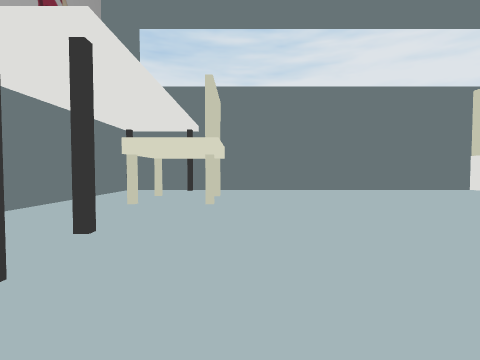
view 1 (above)

16 first-person views from a walk through a scene from a Unity 3-D project. The camera is 1.2 m above the floor, tilts 2° down and sees 85° across. The floor is counted in squares, 2 m on a side. Each view is taken from the middle of a square. On the plan, view 1 faces up. The plan holds only what a view shows up to about 9 squares ahead; the rest is blank. Some surface patterns are stand-ins.

view 2
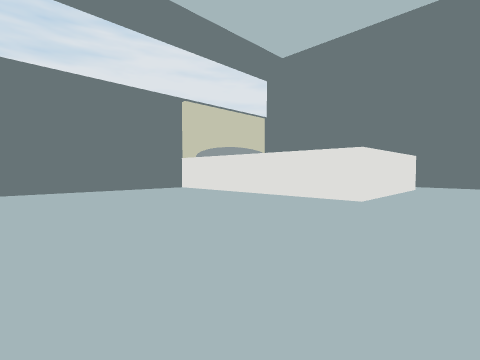

view 3
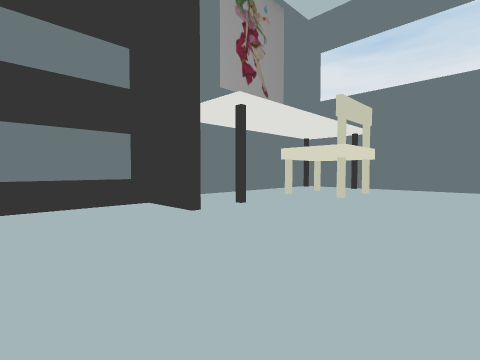

view 4
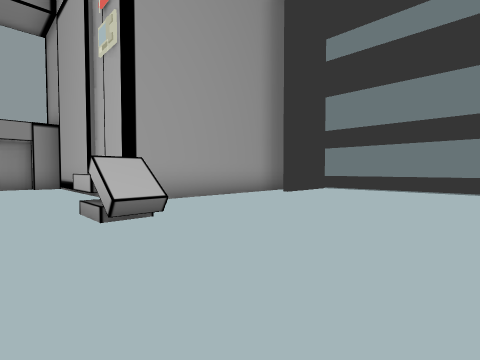

view 5
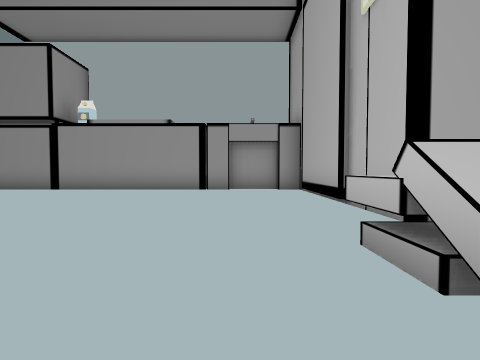

view 6
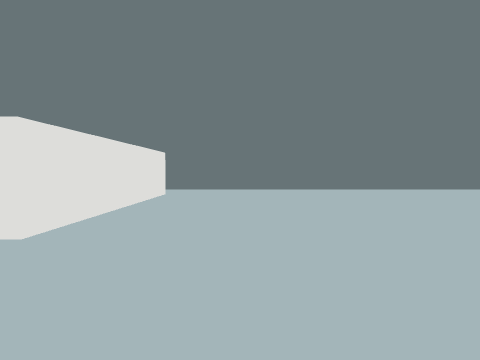

view 7
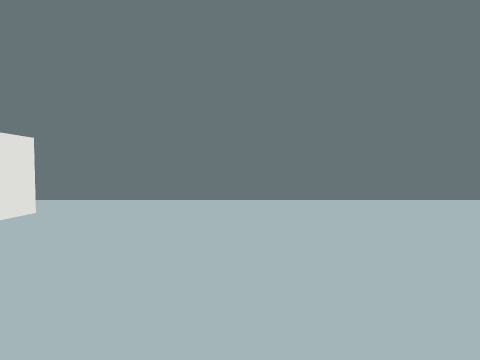

view 8
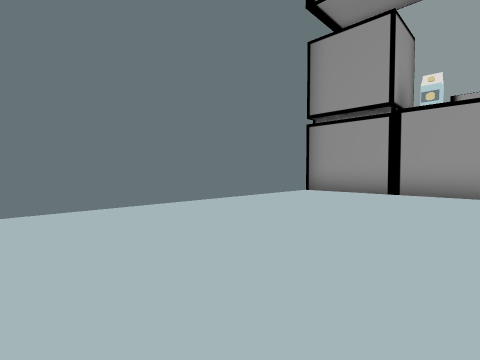

view 9
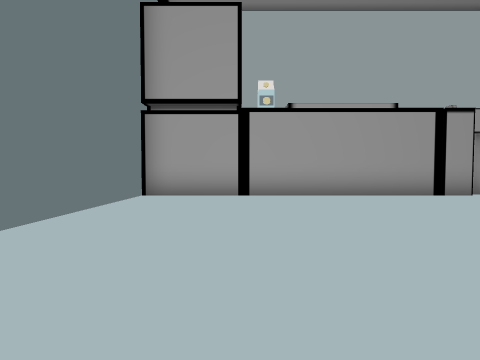

view 10
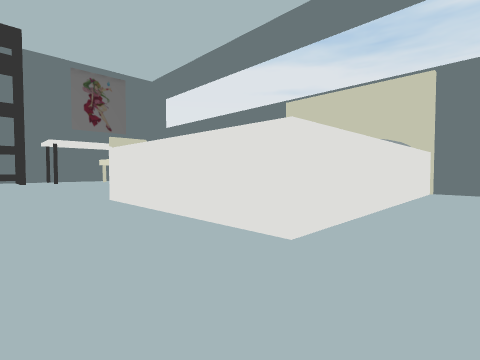

view 11
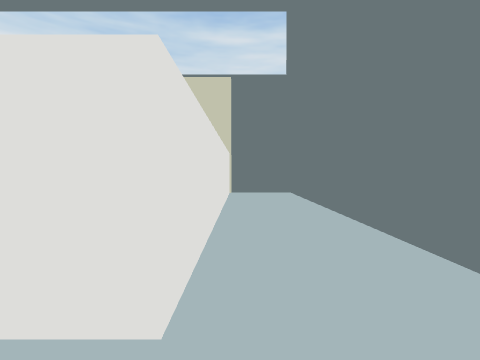

view 12
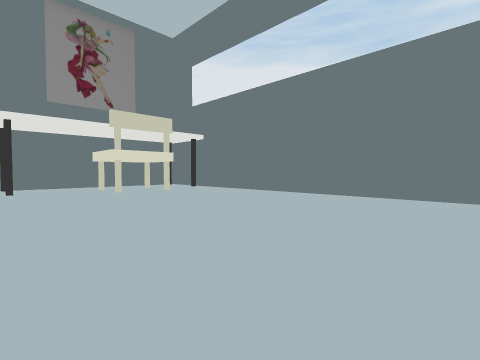

view 13
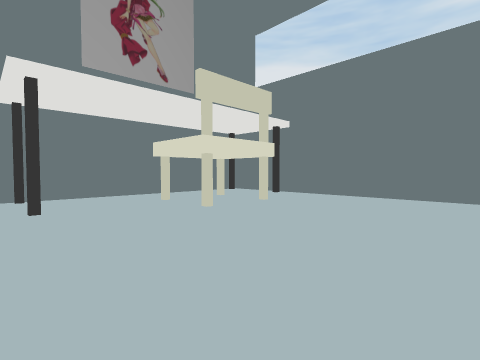

view 14
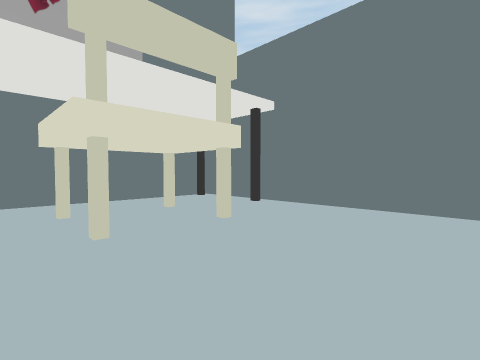

view 15
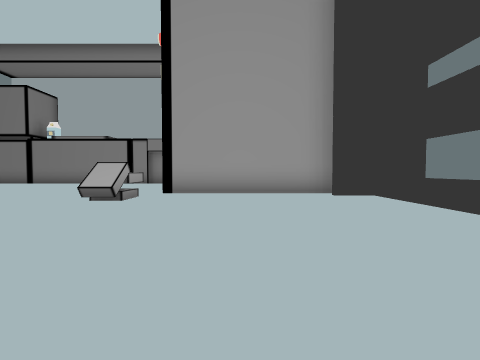

view 16
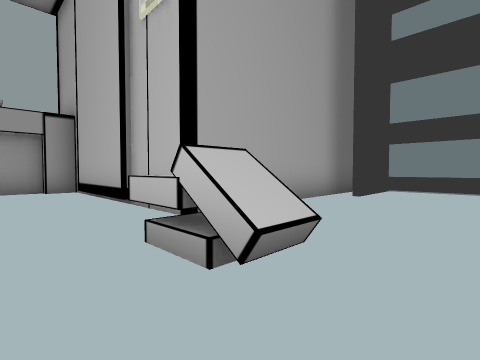

### Floor plan
Points are (right, up) in squares from view 1. A wall is a line through its corners. A room is listed if a view was taken in it or the views show most of it. See-through windows are left out.
Room 1 (views 1, 2, 3, 4, 5, 6, 7, 8, 9, 10, 11, 12, 13, 14, 15, 16)
walls: (4, -1.9) (4, -3.5); (3.4, -3.5) (3.4, -1.9); (3.2, -4.1) (3.2, -8.6); (-1.2, 1.3) (-3.5, 1.3); (-1.3, 1.5) (-1.3, -3.6); (5.2, -9.3) (13.4, -9.3); (-2.6, -4) (2.9, -4); (3, -9.3) (3.9, -9.3); (3.8, -9.6) (5.4, -9.6); (13.5, -9.6) (13.5, 8.3) (11.7, 8.3) (11.7, 1.9) (7.3, 1.9) (7.3, 8.3) (-3.5, 8.3) (-3.5, -3.3) (-1.2, -3.3)
low walls: (3.4, -1.9) (4, -1.9); (3.2, -2.6) (4, -2.6)
ways out: gap at (-3, 3)

Positions as (right, up) in squares from view 1, and headings:
1: (0, 0), facing up
2: (2, 0), facing up-right
3: (2, -1), facing up-left
4: (5, 1), facing down-left
5: (5, -1), facing down
6: (5, 0), facing right
7: (8, -1), facing right
8: (9, -2), facing down-right
9: (11, -3), facing down
10: (13, 0), facing up-left
11: (12, 1), facing up
12: (7, 2), facing up-left
13: (3, 2), facing up-left
14: (2, 4), facing up-left
15: (1, 3), facing down
16: (5, -1), facing down-left
